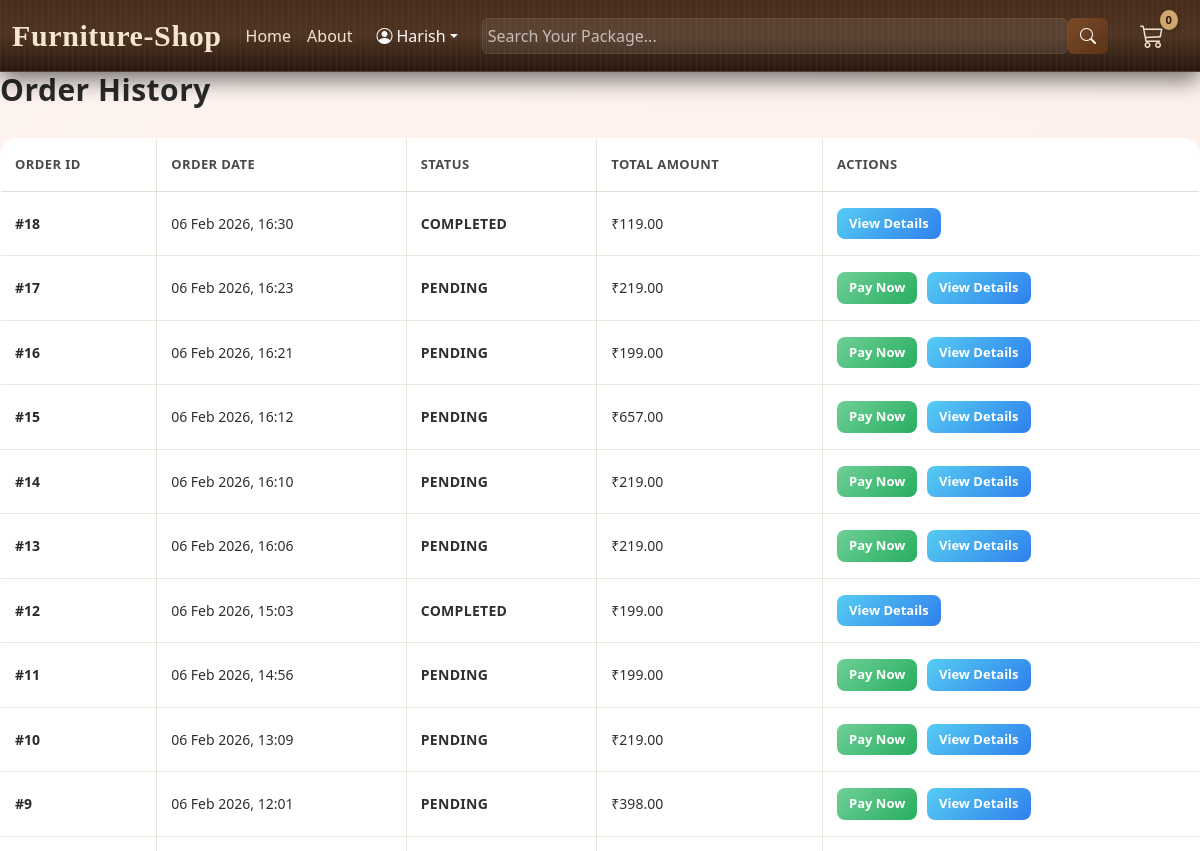
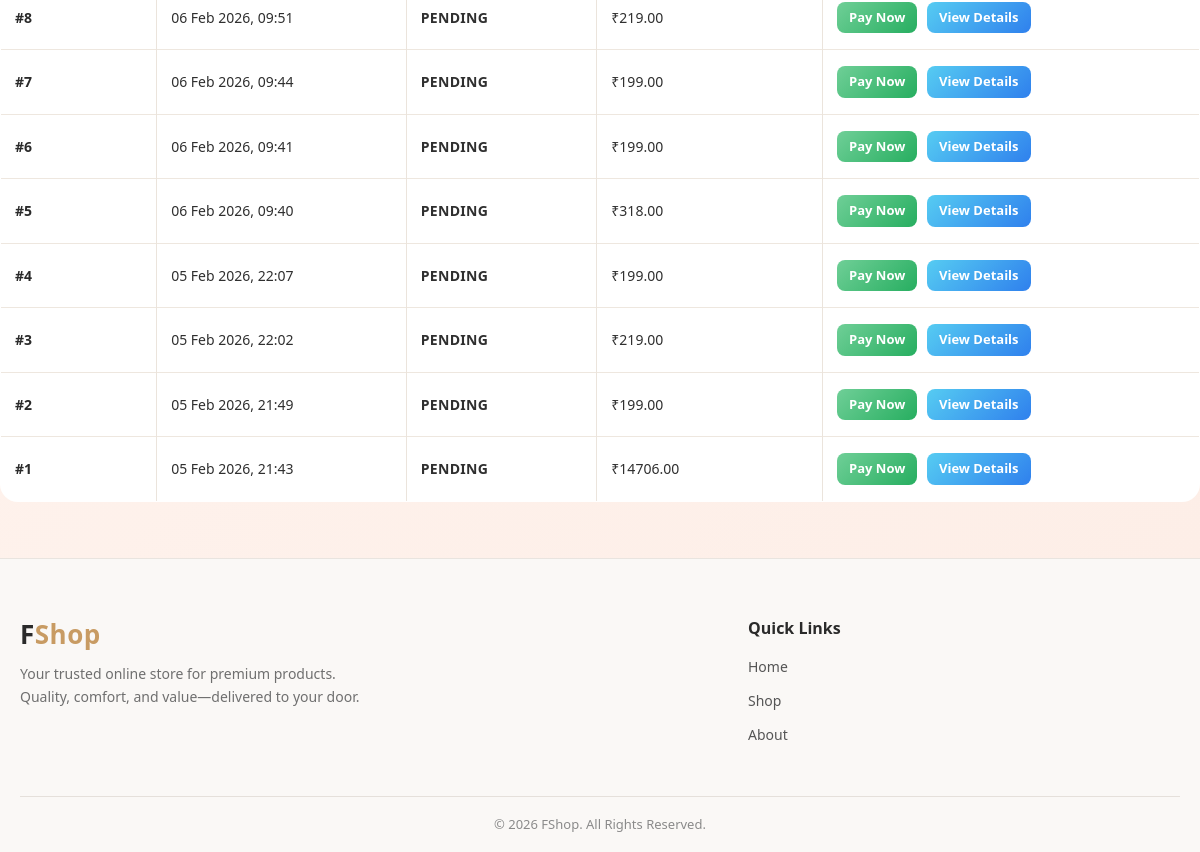
The page /orders/history/ (signed in) on the database as committed earlier (2 pictures, top to bottom).
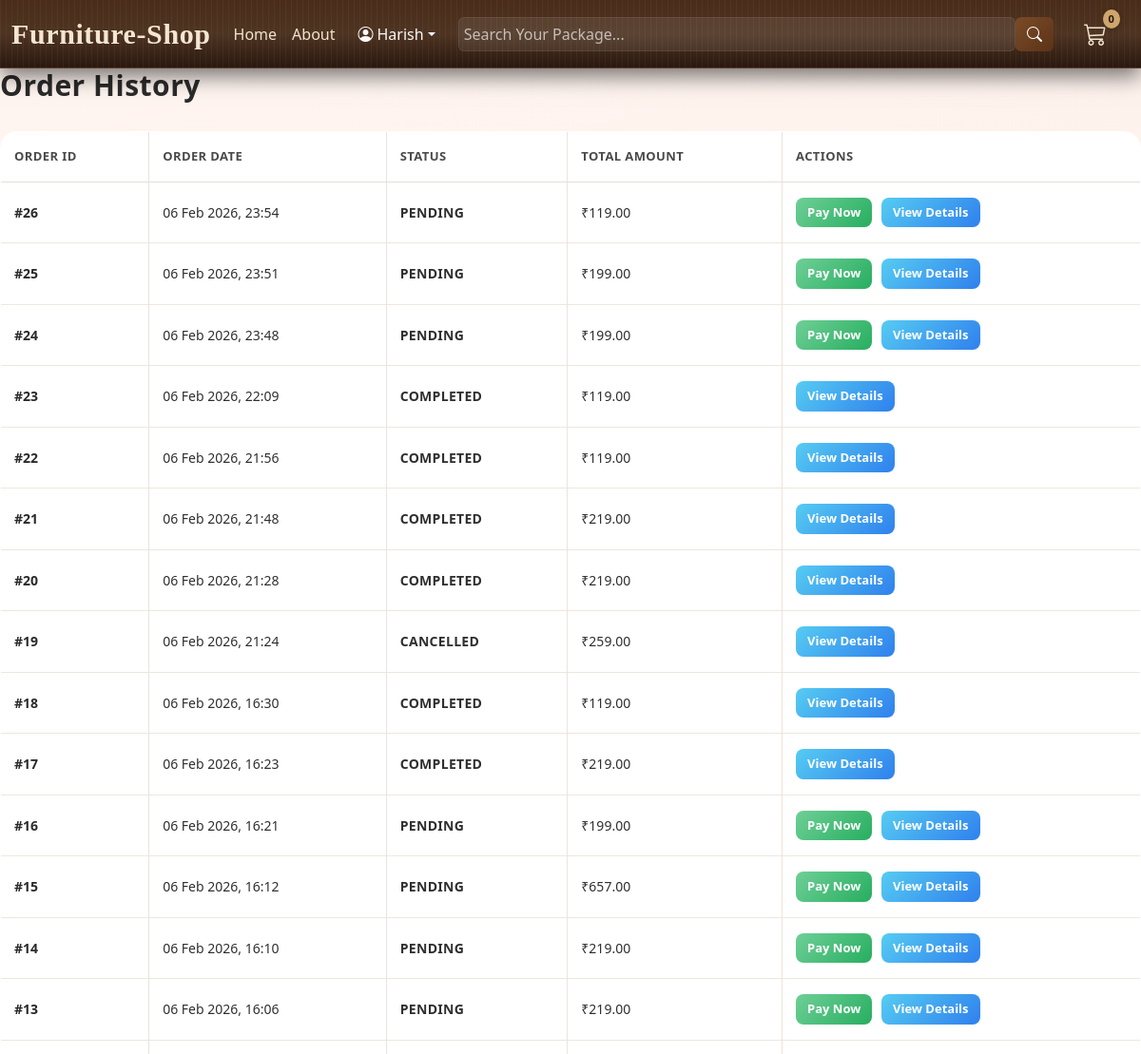
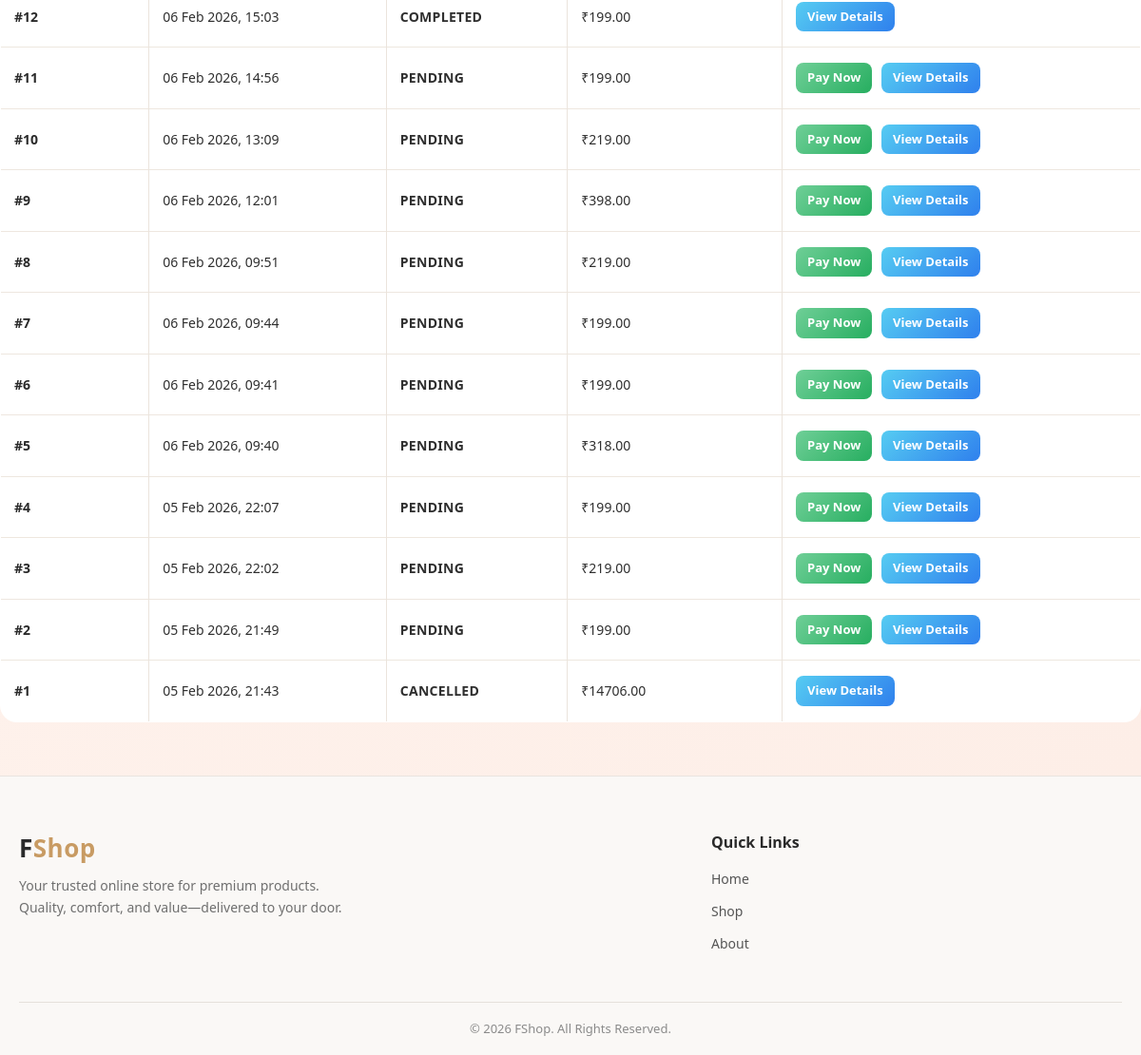
The same page on the database as committed later (2 pictures, top to bottom).
### orders/models.py (models this page shows, shortened)
class Order(models.Model):
    user = models.ForeignKey(User, on_delete=models.CASCADE)
    order_date = models.DateTimeField(auto_now_add=True)
    total_amount = models.DecimalField(max_digits=10, decimal_places=2)
    status = models.CharField(max_length=20, choices=[('PENDING','Pending'),('COMPLETED','Completed')])
    razorpay_order_id = models.CharField(max_length=255)
    address = models.ForeignKey(Address, on_delete=models.CASCADE, null=True, blank=True, related_name="orders")

### orders/views.py (the view)
# urls.py: path('orders/history/', views.order_history, name='order_history'),
@login_required
def order_history(request):
    orders = Order.objects.filter(user=request.user).prefetch_related('order_details').order_by('-order_date')
    return render(request, 'orders/order_history.html', {'orders': orders})

### templates/orders/order_history.html (shortened to what this page needs)
{% extends 'base/base.html' %}
{% load static %}
{% block content %}
<h1>Order History</h1>
{% if orders %}
<table class="table table-bordered">
    <thead>
        <tr>
            <th>Order ID</th>
            <th>Order Date</th>
            <th>Status</th>
            <th>Total Amount</th>
            <th>Actions</th>
        </tr>
    </thead>
    <tbody>
        {% for order in orders %}
        <tr>
            <td>#{{ order.id }}</td>
            <td>{{ order.order_date|date:"d M Y, H:i" }}</td>
            <td>{{ order.status }}</td>
            <td>₹{{ order.total_amount }}</td>
            <td>
                {% if order.status == 'PENDING' %}
                    <a href="{% url 'payment:create_razorpay_order' order.id %}" class="btn btn-success btn-sm">
                        Pay Now
                    </a>
                {% endif %}
                <a href="{% url 'order_detail' order.id %}" class="btn btn-info btn-sm">
                    View Details
                </a>
            </td>
        </tr>
        {% endfor %}
    </tbody>
</table>
{% else %}
<p>No orders found.</p>
<a href="{% url 'homepage' %}" class="btn btn-primary">Start Shopping</a>
{% endif %}
{% endblock %}

### templates/base/base.html (shortened to what this page needs)
<!doctype html>
{% load static %}
<html lang="en">
<head>
  <link href="https://cdn.jsdelivr.net/npm/bootstrap@5.3.8/dist/css/bootstrap.min.css" rel="stylesheet"
>
  <link rel="stylesheet" href="https://cdn.jsdelivr.net/npm/bootstrap-icons@1.13.1/font/bootstrap-icons.min.css">
  <link rel="stylesheet" href="{% static 'css/design.css' %}">
</head>
<body>
  {% include 'base/includes/header.html' %}
  <main>
    {% block content %}{% endblock %}
  </main>
  {% include 'base/includes/footer.html' %}
</body>
</html>

### templates/base/includes/header.html (shortened to what this page needs)
<header>
    <nav class="navbar navbar-expand-lg sticky-top" data-bs-theme="dark">
        <div class="container-fluid">
            <a class="navbar-brand fw-bold" href="{% url 'home_page' %}">
                Furniture-Shop
            </a>
            <div class="collapse navbar-collapse" id="navbarSupportedContent">
                <ul class="navbar-nav me-3 mb-2 mb-lg-0">
                    <li class="nav-item">
                        <a class="nav-link {% if current_page == 'home' %}active{% endif %}"
                            href="{% url 'home_page' %}">Home</a>
                    </li>
                    <li class="nav-item">
                        <a class="nav-link {% if current_page == 'about' %}active{% endif %}"
                            href="{% url 'about_page' %}">About</a>
                    </li>
                </ul>
                <li class="nav-item dropdown">
                    <a class="nav-link dropdown-toggle d-flex align-items-center" href="#" data-bs-toggle="dropdown">
                        <i class="bi bi-person-circle me-1"></i>
                        {% if user.is_authenticated %}
                        {{user.username.capitalize}}
                        {% else %}
                        Hi User!
                        {% endif %}
                    </a>
                </li>
                <form class="d-flex flex-grow-1 mx-lg-4" method="get" action="{% url 'search_products' %}">
                    <input name="q" value="{{ query }}" class="form-control rounded-start" type="search"
                        placeholder="Search Your Package..." aria-label="Search">
                    <button class="btn btn-secondary rounded-end" type="submit">
                        <i class="bi bi-search"></i>
                    </button>
                </form>
                <ul class="navbar-nav ms-auto align-items-center mb-2 mb-lg-0">
                    {% if not user.is_staff %}
                    <li class="nav-item me-3 position-relative">
                        <a class="nav-link" href="{% url 'view_cart' %}">
                            <i class="bi bi-cart3 fs-4"></i>
                            {% if user.is_authenticated %}
                            <span class="cart-badge" id="cart-count">0</span>
                            {% endif %}
                        </a>
                    </li>
                    {% endif %}
                </ul>
            </div>
        </div>
    </nav>
</header>

### templates/base/includes/footer.html (shortened to what this page needs)
<footer class="site-footer">
    <div class="footer-container">
        <div class="footer-col">
            <h2 class="footer-logo">F<span>Shop</span></h2>
            <p class="footer-text">
                Your trusted online store for premium products.
                Quality, comfort, and value—delivered to your door.
            </p>
        </div>
        <div class="footer-col">
            <h4>Quick Links</h4>
            <ul>
                <li><a href="{% url 'home_page' %}">Home</a></li>
                <li><a href="{% url 'products' %}">Shop</a></li>
                <li><a href="{% url 'about_page' %}">About</a></li>
            </ul>
        </div>
    </div>
    <div class="footer-bottom">
        <p>© 2026 FShop. All Rights Reserved.</p>
    </div>
</footer>

### static/css/design.css (style rules this page uses)
* { margin: 0; padding: 0; box-sizing: border-box; font-family: "Poppins", system-ui, sans-serif; }
main { padding-bottom: 40px; background: linear-gradient(135deg, #fff5f0, #fdeee7); color: #1e1e1e; }
.navbar { background-color: #fd8b6b; }
.nav-item { list-style: none; color: rgb(250, 249, 249) !important; }
.cart-badge { position: absolute; top: -2px; right: -6px; background: linear-gradient(135deg, #ff9800, #ff5722); color: #fff; font-size: 11px; font-weight: 600; padding: 3px 7px; border-radius: 50%; box-shadow: 0 2px 6px rgba(0, 0, 0, 0.2); }
.navbar-brand { font-size: 30px; font-family:Georgia, 'Times New Roman', Times, serif; }

### templates/base/includes/header.html (style rules this page uses)
.navbar { background: repeating-linear-gradient( 90deg, rgba(255,255,255,0.04) 0px, rgba(255,255,255,0.04) 1px, transparent 1px, transparent 6px ), linear-gradient( 180deg, #4a2c1a, #4e3422, #2a180f ) !important; box-shadow: 0 8px 22px rgba(0,0,0,0.55) !important; border-bottom: 1px solid rgba(255,255,255,0.08) !important; }
.navbar-brand { color: #f5e6d3 !important; font-weight: 700 !important; letter-spacing: 0.6px !important; }
.navbar-nav .nav-link { color: #f1e4cf !important; font-weight: 500 !important; transition: color 0.3s ease !important; }
.navbar .form-control { background-color: rgba(255,255,255,0.08) !important; border: 1px solid rgba(255,255,255,0.15) !important; color: #1b1a1a !important; padding: 5px !important; }
.navbar .form-control::placeholder { color: rgba(255,255,255,0.65) !important; }
.navbar .btn-secondary { background: linear-gradient( 135deg, #7a4b28, #5c3317 ) !important; border: none !important; color: #fff !important; }
.cart-badge { position: absolute; top: 0; right: -6px; background: #cfa66b !important; color: #2a180f !important; font-size: 0.7rem !important; font-weight: 700 !important; padding: 2px 6px !important; border-radius: 50% !important; }

### templates/orders/order_history.html (style rules this page uses)
h1 { font-size: 30px; font-weight: 600; color: #2a2a2a; margin-bottom: 30px; letter-spacing: 0.5px; }
.table { background: #ffffff; border-radius: 18px; overflow: hidden; border: 1px solid #ebe4dc; }
.table thead { background: linear-gradient(180deg, #faf8f6, #f1ece7); }
.table thead th { font-size: 13px; font-weight: 600; color: #4a4a4a; letter-spacing: 0.4px; text-transform: uppercase; padding: 16px 14px; border-bottom: 1px solid #e5dfd8; }
.table tbody tr { transition: background-color 0.25s ease; }
.table tbody td { font-size: 14px; color: #2f2f2f; padding: 16px 14px; vertical-align: middle; border-top: 1px solid #eee7df; }
.table tbody td:first-child { font-weight: 600; color: #2a2a2a; }
.table tbody td:nth-child(3) { font-weight: 600; letter-spacing: 0.3px; }
.table .btn { border-radius: 8px; font-size: 13px; font-weight: 600; padding: 6px 12px; margin-right: 6px; transition: transform 0.2s ease, box-shadow 0.2s ease; }
.table .btn-success { background: linear-gradient(135deg, #6fcf97, #27ae60); border: none; }
.table .btn-info { background: linear-gradient(135deg, #56ccf2, #2f80ed); border: none; color: #fff; }
p { font-size: 15px; color: #6f6f6f; margin-bottom: 16px; }

### templates/base/includes/footer.html (style rules this page uses)
.site-footer { background: #faf8f6; border-top: 1px solid #e9e4df; padding: 60px 20px 0; font-family: inherit; }
.footer-container { max-width: 1200px; margin: auto; display: grid; grid-template-columns: 1.5fr 1fr; gap: 80px; padding-bottom: 40px; }
.footer-col h4 { font-size: 16px; font-weight: 600; color: #2a2a2a; margin-bottom: 16px; }
.footer-logo { font-size: 26px; font-weight: 700; color: #2a2a2a; letter-spacing: 0.5px; margin-bottom: 12px; }
.footer-logo span { color: #c89b63; }
.footer-text { font-size: 14px; line-height: 1.7; color: #6f6f6f; max-width: 360px; }
.footer-col ul { list-style: none; padding: 0; margin: 0; }
.footer-col ul li { margin-bottom: 10px; }
.footer-col ul li a { text-decoration: none; font-size: 14px; color: #555; transition: color 0.3s ease, padding-left 0.3s ease; }
.footer-bottom { border-top: 1px solid #e5e0db; padding: 18px 20px; text-align: center; }
.footer-bottom p { font-size: 13px; color: #8a8a8a; margin: 0; }

Rows that differ between the two databases and show on the page:
added Order: id "26", order_date "06 Feb 2026, 23:54", status "PENDING", total_amount "119.00", shows "Pay Now"
added Order: id "25", order_date "06 Feb 2026, 23:51", status "PENDING", total_amount "199.00", shows "Pay Now"
added Order: id "24", order_date "06 Feb 2026, 23:48", status "PENDING", total_amount "199.00", shows "Pay Now"
added Order: id "23", order_date "06 Feb 2026, 22:09", status "COMPLETED", total_amount "119.00"
added Order: id "22", order_date "06 Feb 2026, 21:56", status "COMPLETED", total_amount "119.00"
added Order: id "21", order_date "06 Feb 2026, 21:48", status "COMPLETED", total_amount "219.00"
added Order: id "20", order_date "06 Feb 2026, 21:28", status "COMPLETED", total_amount "219.00"
added Order: id "19", order_date "06 Feb 2026, 21:24", status "CANCELLED", total_amount "259.00"
changed Order "06 Feb 2026, 16:23": status "PENDING" → "COMPLETED"; no longer shows "Pay Now"
changed Order "05 Feb 2026, 21:43": status "PENDING" → "CANCELLED"; no longer shows "Pay Now"
